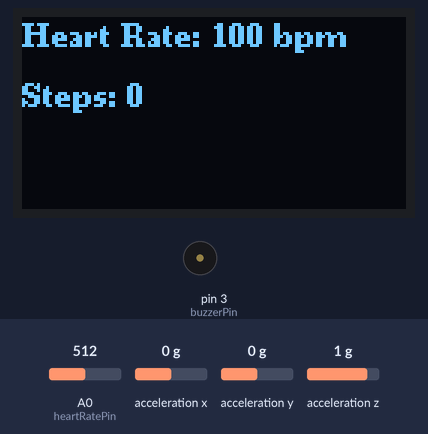
A sketch run on a simulated Arduino Uno, built with avr-gcc and run on an emulated ATmega328P. Parts: 128×64 one-colour display, buzzer (waves = sounding, pin HIGH). Inputs (shaded band) come from the test bench; at power-on: A0 (heartRatePin) = 512, acceleration x 0 g, acceleration y 0 g, acceleration z 1 g. What the sketch prints to the serial monitor is not drawn.

Above: at 1.2 s.
1.3 s: A0 (heartRatePin) set to 526
At 3.4 s:
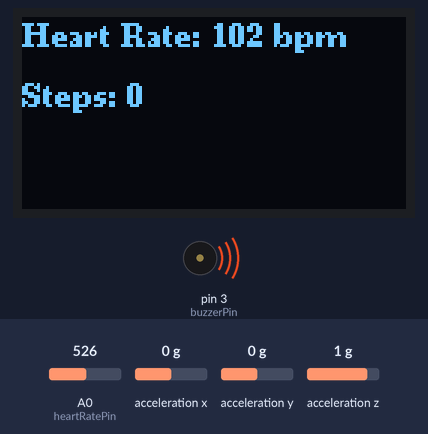
3.7 s: acceleration x set to -1.4 g
At 4.7 s:
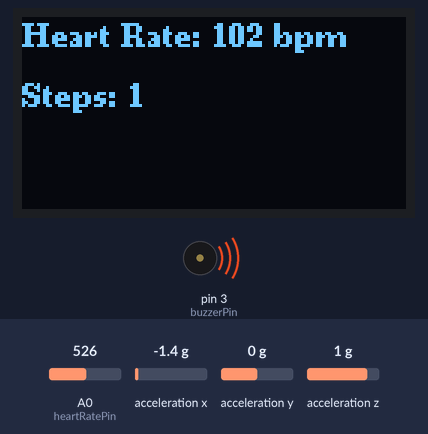
6.8 s: A0 (heartRatePin) set to 716
At 8.3 s:
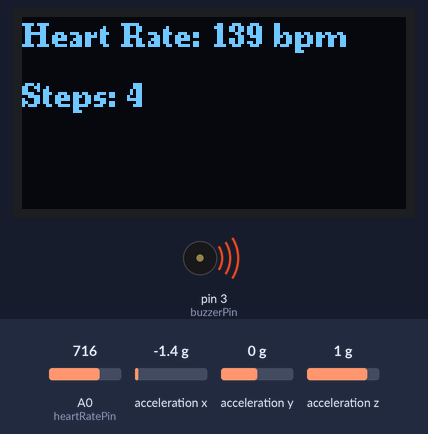
10.0 s: A0 (heartRatePin) set to 992
At 11.5 s:
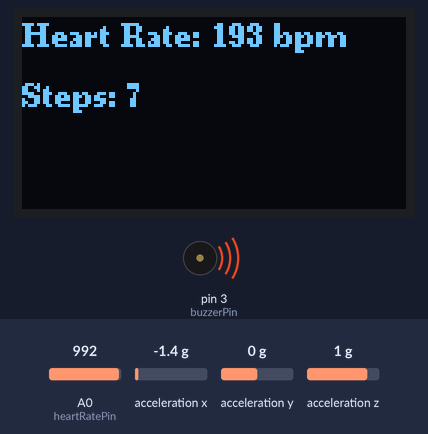
Timing chart, 0 to 13.0 s (numbered marks = the images above; inputs shaded):
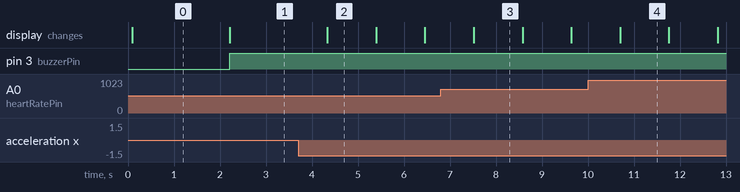

Measured:
- the behaviour switches between 516 and 517 on A0 (heartRatePin) (found by bisection; images 0 and 1)
- after the input at 1.3 s, pin 3 (buzzerPin): LOW → HIGH after 0.91 s; the display: changes after 0.91 s (image 1)
- after the input at 3.7 s, the display: changes after 0.63 s (image 2)
- what the display in image 2 shows lasts 1.1 s, from 4.3 s to 5.4 s

The sketch:

main.ino
```cpp
#include <Wire.h>
#include <U8g2lib.h>
#include <Adafruit_Sensor.h>
#include <Adafruit_ADXL345_U.h>

// Initialize the U8g2 library for the SH1106 OLED display with I2C communication
U8G2_SH1106_128X64_NONAME_F_HW_I2C u8g2(U8G2_R0, /* reset=*/ U8X8_PIN_NONE);

// Initialize the ADXL345
Adafruit_ADXL345_Unified accel = Adafruit_ADXL345_Unified(12345);

// Pins for the heart rate sensor and buzzer
const int heartRatePin = A0;
const int buzzerPin = 3;

// Variables for heart rate monitoring
int dangerHeartRateH = 100; // Threshold for a dangerous heart rate
int dangerHeartRateL = 60; // Threshold for a low heart rate
int heartRateThreshold = 2000; // Threshold to detect a heart rate pulse
int noiseThreshold = 10; // Threshold to filter out noise
unsigned long lastBeatTime = 0; // Time of the last heart rate pulse
int beatCount = 0; // Number of heart rate pulses detected
float heartRate = 0; // Calculated heart rate

// Variables for step counting
float prevAccelX = 0;
float prevAccelY = 0;
float prevAccelZ = 0;
int stepCount = 0; // Number of steps detected
float stepThreshold = 12.0; // Sensitivity of the step detection

// Function to count steps based on accelerometer data
void countSteps(float accelX, float accelY, float accelZ) {
  // Calculate the magnitude of the acceleration vector
  float magnitude = sqrt(accelX * accelX + accelY * accelY + accelZ * accelZ);

  //stepCount = magnitude;

  // Check if the magnitude exceeds the step threshold
  if (magnitude > stepThreshold) {
    stepCount++;
  }

  // Update previous acceleration values
  prevAccelX = accelX;
  prevAccelY = accelY;
  prevAccelZ = accelZ;
}


void setup() {
  // Initialize the Serial Monitor
  Serial.begin(9600);
  pinMode(buzzerPin, OUTPUT);

  // Initialize the U8g2 library
  u8g2.begin();

  // Initialize the ADXL345
  if (!accel.begin()) {
    Serial.println("No ADXL345 detected");
    while (1);
  }
  accel.setRange(ADXL345_RANGE_16_G);
}

void loop() {
  // Read accelerometer data
  sensors_event_t event;
  accel.getEvent(&event);

  // Read heart rate sensor data
  int heartRate = analogRead(heartRatePin);
  heartRate = map(heartRate, 0, 1023, 0, 200);

  int sensorValue = analogRead(heartRatePin);

  // Apply a simple noise filter
  if (sensorValue > noiseThreshold) {
    Serial.println(sensorValue);
    unsigned long currentTime = millis();
    if (sensorValue > heartRateThreshold) {
      if (currentTime - lastBeatTime > 250) { // Debounce the signal
        beatCount++;
        lastBeatTime = currentTime;
      }
    }

    // Calculate heart rate every 10 beats
    if (beatCount == 10) {
      unsigned long timeInterval = currentTime - lastBeatTime;
      heartRate = (60000.0 / timeInterval) * 10;
      beatCount = 0;
    }
  }

  // Count steps based on accelerometer data
  countSteps(event.acceleration.x, event.acceleration.y, event.acceleration.z);


  // Clear the display buffer
  u8g2.clearBuffer();

  // Set text size and color
  u8g2.setFont(u8g2_font_ncenB08_tr); // Choose a suitable font

  // Display heart rate in console, used for testing
  u8g2.setCursor(0, 10);
  u8g2.print("Heart Rate: ");
  u8g2.print(heartRate);
  u8g2.print(" bpm");

  // Display accelerometer data in console, used for testing
  u8g2.setCursor(0, 30);
  u8g2.print("Steps: "); u8g2.print(stepCount);
  //u8g2.print("X: "); u8g2.print(event.acceleration.x); u8g2.print(" m/s^2");
  //u8g2.setCursor(0, 40);
  //u8g2.print("Steps: "); u8g2.print(stepCounts);
  //u8g2.print("Y: "); u8g2.print(event.acceleration.y); u8g2.print(" m/s^2");
  //u8g2.setCursor(0, 50);
  //u8g2.print("Z: "); u8g2.print(event.acceleration.z); u8g2.print(" m/s^2");

  // Update the display with the new data and clear the buffer
  u8g2.sendBuffer();

  // Print the same data to the Serial Monitor for debugging
  //Serial.print("Heart Rate: ");
  // Serial.print(heartRate);
  // Serial.println(" bpm");
  //Serial.print("X: "); Serial.print(event.acceleration.x); Serial.println(" m/s^2");
  //Serial.print("Y: "); Serial.print(event.acceleration.y); Serial.println(" m/s^2");
  //Serial.print("Z: "); Serial.print(event.acceleration.z); Serial.println(" m/s^2");

  // Check if the heart rate exceeds the threshold and activate the buzzer if necessary
if (heartRate > dangerHeartRateH || heartRate < dangerHeartRateL) {
  digitalWrite(buzzerPin, HIGH);
} else {
  digitalWrite(buzzerPin, LOW);
}

  // Add a delay to reduce the frequency of display updates
  delay(1000);
}
```
